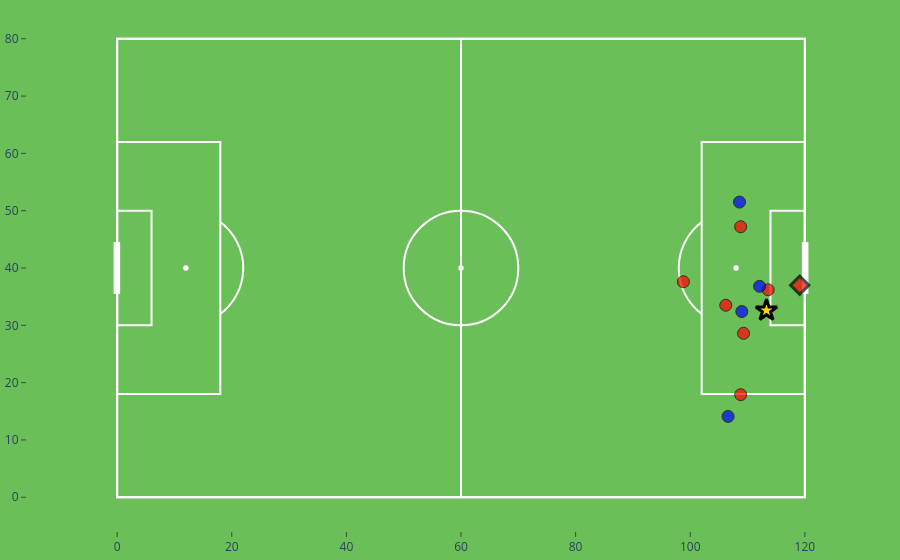

The notebook cell saved with this chart:
### Code cell
fig = shots.plot_shot_details(shot_dict, show=True)
